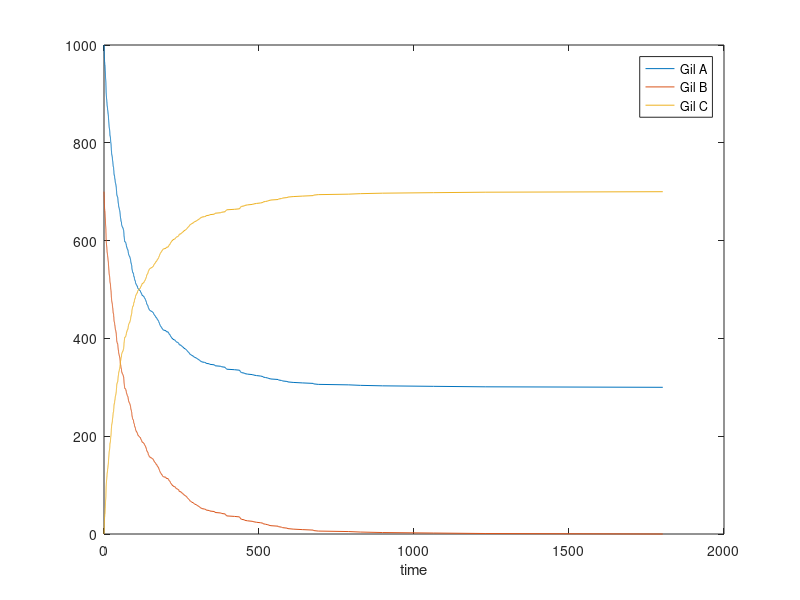

Write the MATLAB code that produced this figure. (Note: this script raises an error after producing the figure.)
%  A + B --> C
% Simulating 2nd order kinetics using the Gillespie algorithm
% for a heterologous 2nd order process.

% Author: Alex Plakantonakis,   Copyright (c) 2019.           License: GNU GPLv3

clear;
rng(0);

Avonum = 6.02e+23;      % Avogadro's number
km = 0.01;      % Bimolecular molar kinetic constant [units: 1 /(M sec)];
V = 10^-21;          % in Liters

global k;       % Bimolecular microscopic kinetic constant [units: 1/sec];
k = km /(Avonum*V);

A(1) = 1000;                                        % Initial particle number  
B(1) = 700;                                         % Initial particle number
C(1) = 0;                                           % Initial particle number
%  Am = A(1)/Avonum/V;     Bm = B(1)/Avonum/V;      % Molar concentrations

time(1) = 0;
t = 2;

while B(t-1) > 0                                    % Use limiting reactant!
    a(t) = k*A(t-1)*B(t-1);                         % Propensity function
    dt = -log(rand) / a(t);
    time(t) = time(t-1) + dt;
    A(t) = A(t-1) - 1;
    B(t) = B(t-1) - 1;
    C(t) = C(t-1) + 1;    
    t = t + 1;
end

figure('Name','2nd Order Rx Time course','NumberTitle','off'); 
plot(time,A,time,B,time,C);                 hold on;
xlabel('time');             legend('Gil A','Gil B','Gil C');

% Solve ODE for 2nd order kinetics - Plot Time Courses
tmax=time(t-1);
[t y_sol] = ode45(@o2_het_dif,[0:tmax/100:tmax],[A(1) ; B(1) ; C(1)]);
scatter(t,y_sol(:,1),'.b');                  
scatter(t,y_sol(:,2),'.g');
scatter(t,y_sol(:,3),'.r');


